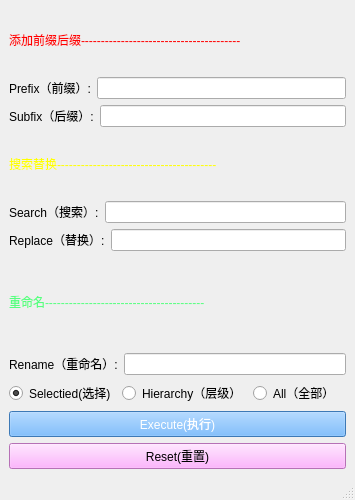
<?xml version="1.0" encoding="UTF-8"?>
<ui version="4.0">
 <class>MainWindow</class>
 <widget class="QMainWindow" name="MainWindow">
  <property name="geometry">
   <rect>
    <x>0</x>
    <y>0</y>
    <width>355</width>
    <height>500</height>
   </rect>
  </property>
  <property name="sizeIncrement">
   <size>
    <width>300</width>
    <height>700</height>
   </size>
  </property>
  <property name="contextMenuPolicy">
   <enum>Qt::NoContextMenu</enum>
  </property>
  <property name="windowTitle">
   <string>Names_Tool（命名工具）</string>
  </property>
  <widget class="QWidget" name="centralwidget">
   <property name="maximumSize">
    <size>
     <width>743</width>
     <height>706</height>
    </size>
   </property>
   <layout class="QVBoxLayout" name="verticalLayout_5">
    <item>
     <layout class="QVBoxLayout" name="verticalLayout">
      <item>
       <widget class="QLabel" name="label">
        <property name="styleSheet">
         <string notr="true">color: rgb(255, 0, 0);</string>
        </property>
        <property name="text">
         <string>添加前缀后缀----------------------------------------</string>
        </property>
        <property name="textFormat">
         <enum>Qt::PlainText</enum>
        </property>
        <property name="alignment">
         <set>Qt::AlignLeading|Qt::AlignLeft|Qt::AlignVCenter</set>
        </property>
        <property name="wordWrap">
         <bool>false</bool>
        </property>
       </widget>
      </item>
      <item>
       <layout class="QHBoxLayout" name="horizontalLayout">
        <item>
         <widget class="QLabel" name="label_2">
          <property name="text">
           <string>Prefix（前缀）:</string>
          </property>
         </widget>
        </item>
        <item>
         <widget class="QLineEdit" name="prefix_lineEdit"/>
        </item>
       </layout>
      </item>
      <item>
       <layout class="QHBoxLayout" name="horizontalLayout_2">
        <item>
         <widget class="QLabel" name="label_3">
          <property name="text">
           <string>Subfix（后缀）:</string>
          </property>
         </widget>
        </item>
        <item>
         <widget class="QLineEdit" name="subfix_lineEdit"/>
        </item>
       </layout>
      </item>
     </layout>
    </item>
    <item>
     <layout class="QVBoxLayout" name="verticalLayout_2">
      <item>
       <widget class="QLabel" name="label_6">
        <property name="styleSheet">
         <string notr="true">color: rgb(255, 255, 0);</string>
        </property>
        <property name="text">
         <string>搜索替换----------------------------------------</string>
        </property>
        <property name="textFormat">
         <enum>Qt::PlainText</enum>
        </property>
        <property name="alignment">
         <set>Qt::AlignLeading|Qt::AlignLeft|Qt::AlignVCenter</set>
        </property>
        <property name="wordWrap">
         <bool>false</bool>
        </property>
       </widget>
      </item>
      <item>
       <layout class="QHBoxLayout" name="horizontalLayout_3">
        <item>
         <widget class="QLabel" name="label_4">
          <property name="text">
           <string>Search（搜索）:</string>
          </property>
         </widget>
        </item>
        <item>
         <widget class="QLineEdit" name="search_lineEdit"/>
        </item>
       </layout>
      </item>
      <item>
       <layout class="QHBoxLayout" name="horizontalLayout_4">
        <item>
         <widget class="QLabel" name="label_5">
          <property name="text">
           <string>Replace（替换）:</string>
          </property>
         </widget>
        </item>
        <item>
         <widget class="QLineEdit" name="replace_lineEdit"/>
        </item>
       </layout>
      </item>
     </layout>
    </item>
    <item>
     <layout class="QVBoxLayout" name="verticalLayout_3">
      <item>
       <widget class="QLabel" name="label_8">
        <property name="styleSheet">
         <string notr="true">color: rgb(85, 255, 127);</string>
        </property>
        <property name="text">
         <string>重命名----------------------------------------</string>
        </property>
        <property name="textFormat">
         <enum>Qt::PlainText</enum>
        </property>
        <property name="alignment">
         <set>Qt::AlignLeading|Qt::AlignLeft|Qt::AlignVCenter</set>
        </property>
        <property name="wordWrap">
         <bool>false</bool>
        </property>
       </widget>
      </item>
      <item>
       <layout class="QHBoxLayout" name="horizontalLayout_5">
        <item>
         <widget class="QLabel" name="label_7">
          <property name="text">
           <string>Rename（重命名）:</string>
          </property>
         </widget>
        </item>
        <item>
         <widget class="QLineEdit" name="rename_lineEdit"/>
        </item>
       </layout>
      </item>
     </layout>
    </item>
    <item>
     <layout class="QHBoxLayout" name="horizontalLayout_6">
      <item>
       <widget class="QRadioButton" name="selectied_button">
        <property name="acceptDrops">
         <bool>false</bool>
        </property>
        <property name="text">
         <string>Selectied(选择)</string>
        </property>
        <property name="checked">
         <bool>true</bool>
        </property>
        <attribute name="buttonGroup">
         <string notr="true">insert_buttonGroup</string>
        </attribute>
       </widget>
      </item>
      <item>
       <widget class="QRadioButton" name="hierarchy_button">
        <property name="text">
         <string>Hierarchy（层级）</string>
        </property>
        <attribute name="buttonGroup">
         <string notr="true">insert_buttonGroup</string>
        </attribute>
       </widget>
      </item>
      <item>
       <widget class="QRadioButton" name="all_button">
        <property name="text">
         <string>All（全部）</string>
        </property>
        <attribute name="buttonGroup">
         <string notr="true">insert_buttonGroup</string>
        </attribute>
       </widget>
      </item>
     </layout>
    </item>
    <item>
     <layout class="QVBoxLayout" name="verticalLayout_4">
      <item>
       <widget class="QPushButton" name="execute_button">
        <property name="styleSheet">
         <string notr="true">color: rgb(255, 255, 255);
background-color: rgb(85, 170, 255);</string>
        </property>
        <property name="text">
         <string>Execute(执行)</string>
        </property>
       </widget>
      </item>
      <item>
       <widget class="QPushButton" name="reset_button">
        <property name="styleSheet">
         <string notr="true">background-color: rgb(255, 158, 255);</string>
        </property>
        <property name="text">
         <string>Reset(重置)</string>
        </property>
       </widget>
      </item>
     </layout>
    </item>
   </layout>
  </widget>
  <widget class="QMenuBar" name="menubar">
   <property name="geometry">
    <rect>
     <x>0</x>
     <y>0</y>
     <width>355</width>
     <height>23</height>
    </rect>
   </property>
  </widget>
  <widget class="QStatusBar" name="statusbar"/>
 </widget>
 <resources/>
 <connections/>
 <buttongroups>
  <buttongroup name="insert_buttonGroup"/>
 </buttongroups>
</ui>
